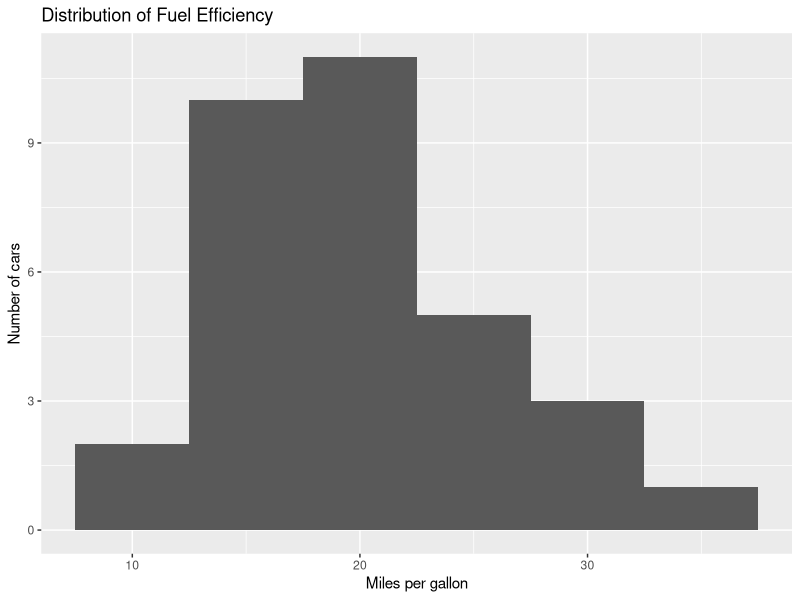

Reproduce this figure in R.
## ---- chunk 1
#| include: false
library(dplyr)
library(ggplot2)
## ---- chunk 2
getwd()
## ---- chunk 3
2 + 2
## ---- chunk 4
favorite_number <- 42
favorite_number
## ---- chunk 5
mtcars |>
  head()
## ---- chunk 6
mtcars |>
  summarise(
    rows = n(),
    average_mpg = mean(mpg),
    minimum_mpg = min(mpg),
    maximum_mpg = max(mpg)
  )
## ---- chunk 7
ggplot(mtcars, aes(x = mpg)) +
  geom_histogram(binwidth = 5) +
  labs(
    title = "Distribution of Fuel Efficiency",
    x = "Miles per gallon",
    y = "Number of cars"
  )
